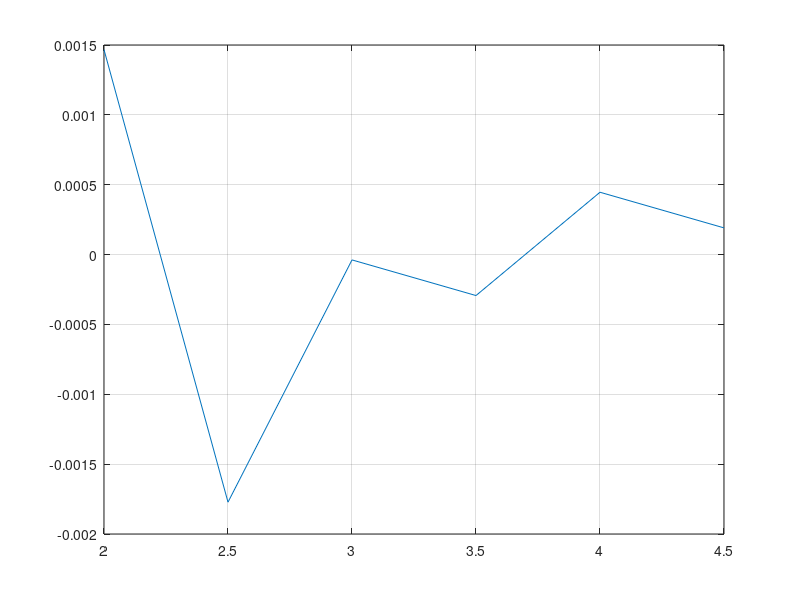

This chart was generated by the following MATLAB code:
clear; close all; clc

y = [2.000  2.500   3.000   3.500   4.000   4.500];
x = [2.000	2.506	3.007	3.510	4.012	4.515];
p = polyfit(x, y, 1);
a = x .* p(1) + p(2);
b = y - a;

plot(y, b)
grid on

gain=183.105;
lsb = gain * p(1);
offset = p(2)*1000;

CFRG3B2 = round((lsb - gain) / 0.045);
CFRG3B3 = round(offset / 1.46485);

if (CFRG3B2 < 0)
    CFRG3B2 = 128 + abs(CFRG3B2);
end
if (CFRG3B3 < 0)
    CFRG3B3 = 256 + CFRG3B3;
end
CFRG3B2=dec2hex(CFRG3B2)
CFRG3B3=dec2hex(CFRG3B3)